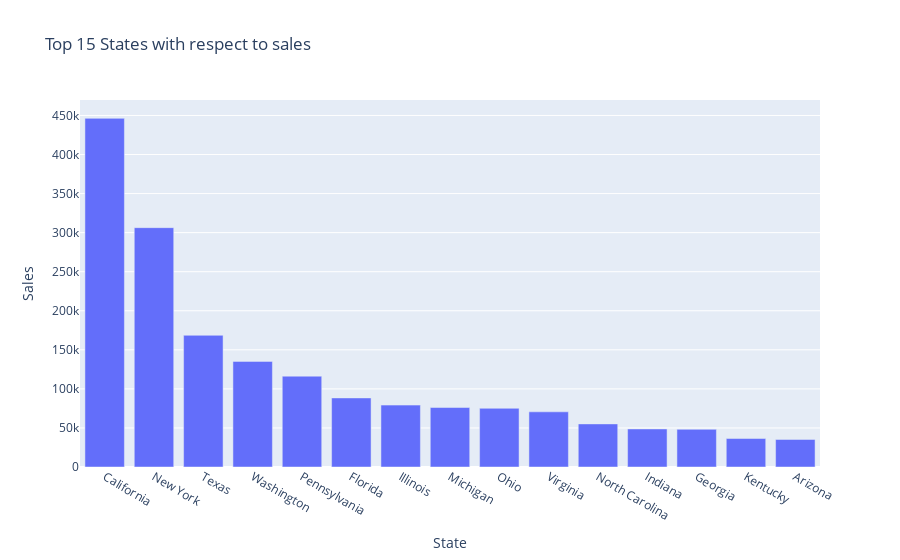

Notebook code for this chart:
### Code cell
top_cities = df.groupby('State').sum().sort_values('Sales', ascending=False).head(15)

top_cities['Sales'] = top_cities['Sales'].round(2)
top_cities = top_cities.reset_index()

fig = px.bar(top_cities,x='State', y='Sales', title = 'Top 15 States with respect to sales')
fig.show()

### Figure 1 — Plotly figure (JSON) as saved in the notebook; plotly's stock layout.template omitted (floating-point values rounded to 4 significant figures)
{"data": [{"alignmentgroup": "True", "hovertemplate": "State=%{x}<br>Sales=%{y}<extra></extra>", "legendgroup": "", "marker": {"color": "#636efa", "pattern": {"shape": ""}}, "name": "", "offsetgroup": "", "orientation": "v", "showlegend": false, "textposition": "auto", "type": "bar", "x": ["California", "New York", "Texas", "Washington", "Pennsylvania", "Florida", "Illinois", "Michigan", "Ohio", "Virginia", "North Carolina", "Indiana", "Georgia", "Kentucky", "Arizona"], "xaxis": "x", "y": [446300.0, 306400.0, 168600.0, 135200.0, 116300.0, 88440.0, 79240.0, 76140.0, 75130.0, 70640.0, 55170.0, 48720.0, 48220.0, 36460.0, 35270.0], "yaxis": "y"}], "layout": {"barmode": "relative", "legend": {"tracegroupgap": 0}, "title": {"text": "Top 15 States with respect to sales"}, "xaxis": {"anchor": "y", "domain": [0, 1], "title": {"text": "State"}}, "yaxis": {"anchor": "x", "domain": [0, 1], "title": {"text": "Sales"}}}}
